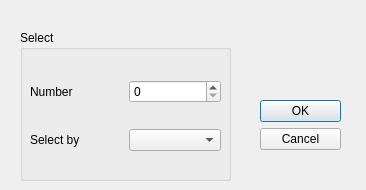
<?xml version="1.0" encoding="UTF-8"?>
<ui version="4.0">
 <class>Dialog</class>
 <widget class="QDialog" name="Dialog">
  <property name="geometry">
   <rect>
    <x>0</x>
    <y>0</y>
    <width>366</width>
    <height>190</height>
   </rect>
  </property>
  <property name="windowTitle">
   <string>Dialog</string>
  </property>
  <widget class="QDialogButtonBox" name="buttonBox">
   <property name="geometry">
    <rect>
     <x>260</x>
     <y>100</y>
     <width>81</width>
     <height>71</height>
    </rect>
   </property>
   <property name="orientation">
    <enum>Qt::Vertical</enum>
   </property>
   <property name="standardButtons">
    <set>QDialogButtonBox::Cancel|QDialogButtonBox::Ok</set>
   </property>
  </widget>
  <widget class="QGroupBox" name="groupBox">
   <property name="geometry">
    <rect>
     <x>20</x>
     <y>30</y>
     <width>211</width>
     <height>151</height>
    </rect>
   </property>
   <property name="title">
    <string>Select</string>
   </property>
   <widget class="QWidget" name="gridLayoutWidget">
    <property name="geometry">
     <rect>
      <x>10</x>
      <y>30</y>
      <width>191</width>
      <height>111</height>
     </rect>
    </property>
    <layout class="QGridLayout" name="gridLayout">
     <item row="1" column="1">
      <widget class="QComboBox" name="comboBox"/>
     </item>
     <item row="0" column="1">
      <widget class="QSpinBox" name="spinBox"/>
     </item>
     <item row="0" column="0">
      <widget class="QLabel" name="label">
       <property name="text">
        <string>Number</string>
       </property>
      </widget>
     </item>
     <item row="1" column="0">
      <widget class="QLabel" name="label_2">
       <property name="text">
        <string>Select by</string>
       </property>
      </widget>
     </item>
    </layout>
   </widget>
  </widget>
 </widget>
 <resources/>
 <connections>
  <connection>
   <sender>buttonBox</sender>
   <signal>accepted()</signal>
   <receiver>Dialog</receiver>
   <slot>accept()</slot>
   <hints>
    <hint type="sourcelabel">
     <x>248</x>
     <y>254</y>
    </hint>
    <hint type="destinationlabel">
     <x>157</x>
     <y>274</y>
    </hint>
   </hints>
  </connection>
  <connection>
   <sender>buttonBox</sender>
   <signal>rejected()</signal>
   <receiver>Dialog</receiver>
   <slot>reject()</slot>
   <hints>
    <hint type="sourcelabel">
     <x>316</x>
     <y>260</y>
    </hint>
    <hint type="destinationlabel">
     <x>286</x>
     <y>274</y>
    </hint>
   </hints>
  </connection>
 </connections>
</ui>
